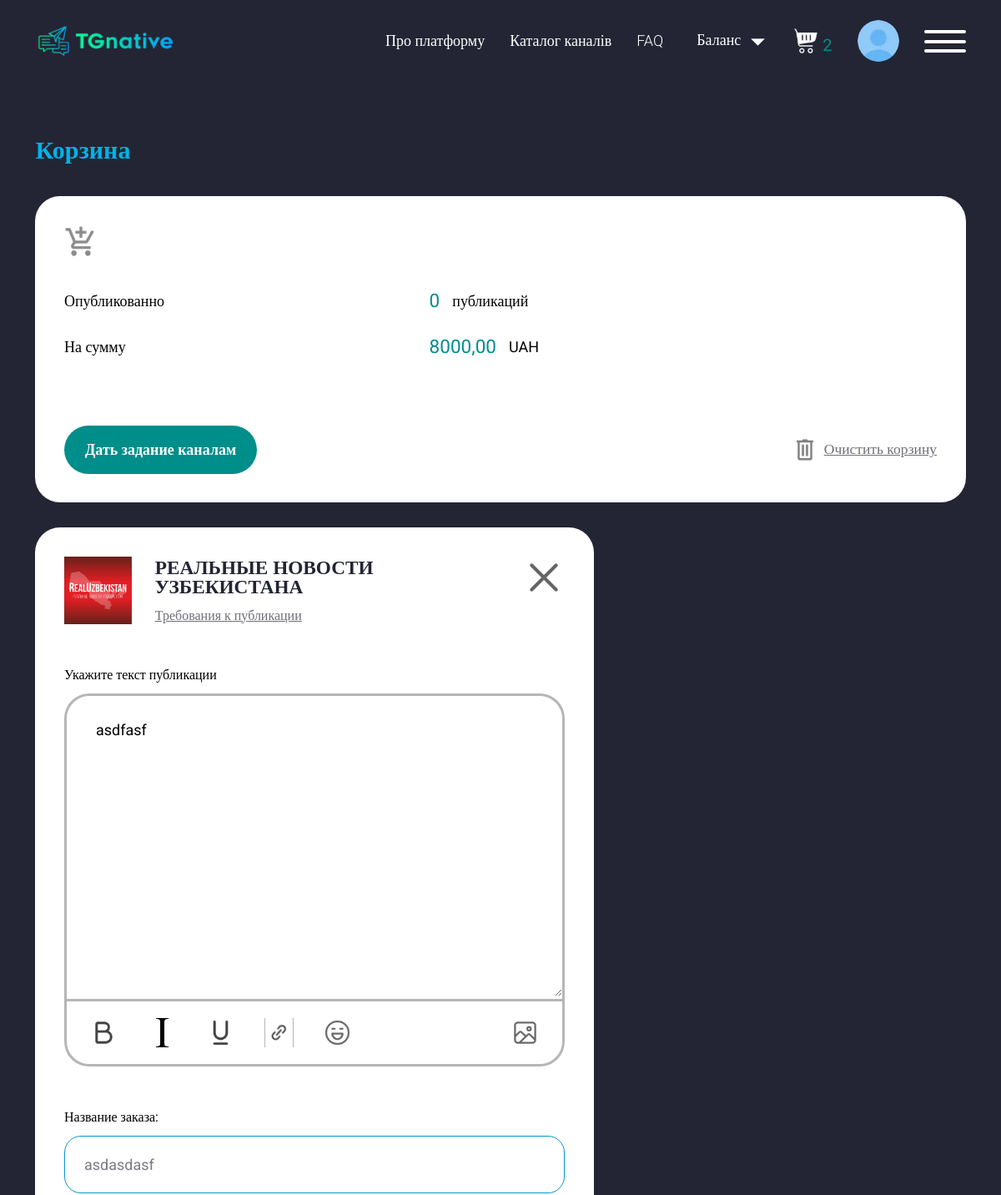
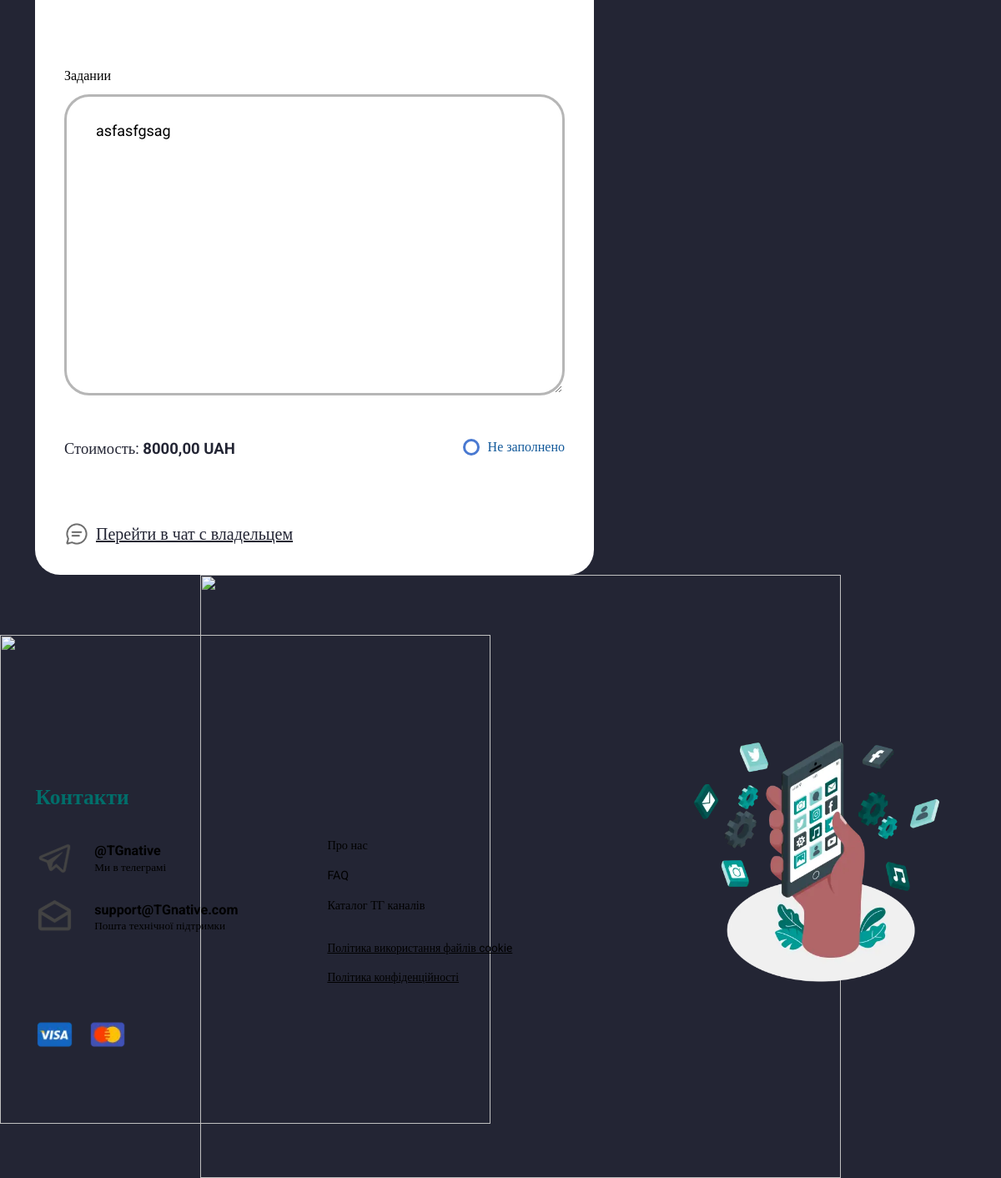
Page /reklama/create/244 (signed in) on the committed database (2 pictures, top to bottom).
### accounts/models.py (models this page shows, shortened)
class Add_Reklama(models.Model):
    from API.models import Chanel
    class Status(models.TextChoices):
        DRAFT = 'WT', 'Waiting'
        PUBLISHED = "DN", "Done"
    chanel=models.ForeignKey(Chanel,on_delete=models.CASCADE)
    format=models.ForeignKey(Cost_Format,on_delete=models.CASCADE)
    user_order=models.ForeignKey(Profile_advertiser,on_delete=models.CASCADE,null=True)
    text_ads=models.TextField(null=True)
    media=models.ImageField(null=True,blank=True)
    name_ads = models.CharField(max_length=150,null=True)
    comment=models.TextField(null=True)
    commented=models.TextField(null=True,blank=True)
    order_data=models.DateTimeField(null=True,blank=True)
    aprove = models.BooleanField(default=False)
    status = models.CharField(max_length=2, choices=Status.choices,
                              default=Status.DRAFT)

class Cost_Format(models.Model):
    add_chanel=models.ForeignKey(Add_chanel,on_delete=models.CASCADE,related_name='cost_formats')
    placement_format = models.CharField(max_length=100)
    cost_per_format = models.DecimalField(max_digits=10, decimal_places=2)

### API/models.py (models this page shows, shortened)
class Chanel(models.Model):
    chanel_link=models.CharField(max_length=150)
    name=models.CharField(max_length=150,verbose_name="Называние канала")
    pictures=models.ImageField(verbose_name='Лого')
    subscribers=models.IntegerField()
    views=models.IntegerField()
    created_at=models.DateTimeField(auto_now_add=True)
    last_update=models.DateTimeField(auto_now=True)
    add_chanel =models.ForeignKey(Add_chanel, on_delete=models.CASCADE)
    username=models.CharField(max_length=140)
    daily_subscribers=models.IntegerField(default=0, blank=True, null=True)
    weekly_subscribers=models.IntegerField(default=0, blank=True, null=True)
    weekly_monthy = models.IntegerField(default=0, blank=True, null=True)
    class Meta:
        verbose_name="Канал"
        verbose_name_plural="Канал"
        ordering=['-subscribers']

### accounts/views.py (the view)
# urls.py: path('reklama/create/<int:pk>',views.CreateAds.as_view(),name="updateads"),
class CreateAds(LoginRequiredMixin, UpdateView):
    template_name = 'create_ads.html'
    form_class = BasketForm
    model = Add_Reklama
    success_url = reverse_lazy('login_reklama')
    login_url = reverse_lazy('login')
    context_object_name = "item"
    def dispatch(self, request, *args, **kwargs):
        instance = self.get_object()
        if request.user != instance.user_order.username:
            return self.handle_no_permission()
        return super().dispatch(request, *args, **kwargs)

### accounts/forms.py
class BasketForm(forms.ModelForm):
    text_ads=forms.CharField(max_length=63,label="Линк",widget=forms.Textarea(attrs={'class': 'item-cart-public__textarea', 'placeholder': 'Текст.....'}))
    name_ads = forms.CharField(max_length=63, label="Линк",widget=forms.TextInput(attrs={'class': 'auth-form__input', 'placeholder': 'Проект'}))
    comment=forms.CharField(max_length=63,label="Линк",widget=forms.Textarea(attrs={'class': 'item-cart-public__textarea'}))
    media = forms.ImageField(
        required=False,
        widget=forms.FileInput(attrs={'id': 'photoInput', 'style': 'display: none;'})
    )
    class Meta:
        model = Add_Reklama
        fields = ['name_ads', 'text_ads', 'media', 'comment']

### accounts/templates/create_ads.html (shortened to what this page needs)
{% extends 'base.html' %}
{% load static %}
{% block content %}
   <main class="page">
			<section class="cart">
			 <form method="post"  enctype="multipart/form-data">
				<div class="cart__container">
					<h2 class="title">Корзина</h2>
					<div class="cart__item item-cart squire">
						<div class="cart__icon">
							<img class="img-fluid" src="{% static 'img/channel/add.svg' %}" class="dont-fill" alt="">
						</div>
						<div class="item-cart__content">
							<div class="item-cart__row">
								<div class="label-black label-black_s24">Опубликованно</div>
								<div class="label-black label-black_s24 item-cart__row-val">
									<span class="label-dark-green label-dark-green_s24">0</span>
									публикаций
								</div>
							</div>
							<div class="item-cart__row">
								<div class="label-black label-black_s24">На сумму</div>
								<div class="label-black label-black_s24 label-black_s24 item-cart__row-val">
									<span class="label-dark-green label-dark-green_s24">{{object.format.cost_per_format}}</span>
									UAH
								</div>
							</div>
						</div>
						<div class="item-cart__bottom">
							<button class="button" type="submit">Дать задание каналам</button>
							<button class="item-cart__reset" type="button">
								<img src="{% static 'img/icons/trash.svg' %}" class="dont-fill" alt="">
								<span id="delete-trigger" class="hhv-green">Очистить корзину</span>
							</button>
						</div>
					</div>
					<div class="item-cart-public squire">
						<div class="item-cart-public__head">
							<div class="item-cart-public__avatar">
								<picture><source srcset="/{{ object.chanel.pictures }}" type="image/webp"><img class="img-fluid" src="/{{ object.chanel.pictures }}" alt=""></picture>
							</div>
							<div class="item-cart-public__head-content">
								<div class="item-cart-public__title">{{ object.chanel.name }}</div>
								<div class="item-cart-public__head-text">Требования к публикации</div>
							</div>
							<button class="item-cart-public__exit" type="button">
								<img class="img-fluid" src="{% static 'img/cart/exit.svg' %}" class="dont-fill" alt="">
							</button>
						</div>
							<div class="item-cart-public__item">
								<label for="text" class="label-black label-black_s16">Укажите текст публикации</label>
								<div class="item-cart-public__textarea-wrap">
									{{form.text_ads}}
									<div class="item-cart-public__textarea-bottom">
										<div class="item-cart-public__textarea-bottom-list">
											<button class="textarea-btn" type="button">
												<img src="{% static 'img/cart/1.svg' %}" class="dont-fill" alt="">
											</button>
											<button class="textarea-btn" type="button">
												<img src="{% static 'img/cart/2.svg' %}" class="dont-fill" alt="">
											</button>
											<button class="textarea-btn" type="button">
												<img src="{% static 'img/cart/3.svg' %}" class="dont-fill" alt="">
											</button>
											<button class="textarea-btn textarea-btn_link" type="button">
												<img src="{% static 'img/cart/4.svg' %}" class="dont-fill" alt="">
											</button>
											<button class="textarea-btn" type="button">
												<img src="{% static 'img/cart/5.svg' %}" class="dont-fill" alt="">
											</button>
										</div>
										<button data-da=".item-cart-public__textarea-bottom-list,767.98" id="changePhoto" title="Загрузить фото/видео" class="textarea-btn" type="button">
											<img src="{% static 'img/cart/6.svg' %}" class="dont-fill" alt="">
										</button>
									</div>
								</div>
							</div>
							<div class="item-cart-public__item">
								<label for="subjects" class="label-black label-black_s16">Название заказа:</label>
                                 {{form.name_ads}}
								<p class="item-cart-public__form-text">Это будет видно только вам</p>
							</div>
							<div class="item-cart-public__item">
								<label for="text" class="label-black label-black_s16">Задании</label>
								{{form.comment}}
							</div>
							<div class="item-cart-public__row">
								<div class="label-dark label-dark_s20">
									Стоимость:
									<span class="label-dark_fw700">{{object.format.cost_per_format}} UAH</span>
								</div>
								<div class="checkbox checkbox_radio">
									<label for="dont-checked" class="checkbox__label"><span class="checkbox__text">Не заполнено</span></label>
								</div>
							</div>
							<button data-popup="#popup-chat" class="item-cart-public__btn" type="button">
								<img src="{% static 'img/cart/7.svg' %}" class="dont-fill" alt="">
								<span>Перейти в чат с владельцем</span>
							</button>
						</form>
					</div>
{% endblock %}

### rows in the picture
Add_Reklama: format.cost_per_format "8000,00", chanel.pictures (picture), chanel.name "РЕАЛЬНЫЕ НОВОСТИ УЗБЕКИСТАНА", text_ads "asdfasf", name_ads "asdasdasf", comment "asfasfgsag"

### other values in the picture
{{ number_count }} "2"
